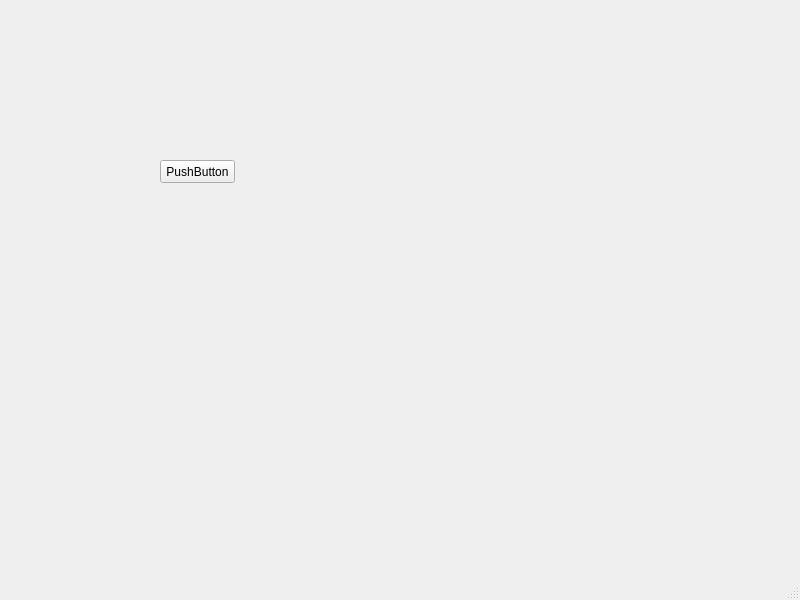
<?xml version="1.0" encoding="UTF-8"?>
<ui version="4.0">
 <class>Graph</class>
 <widget class="QMainWindow" name="Graph">
  <property name="geometry">
   <rect>
    <x>0</x>
    <y>0</y>
    <width>800</width>
    <height>600</height>
   </rect>
  </property>
  <property name="windowTitle">
   <string>Graph</string>
  </property>
  <widget class="QWidget" name="centralwidget">
   <widget class="QPushButton" name="pushButton">
    <property name="geometry">
     <rect>
      <x>160</x>
      <y>160</y>
      <width>75</width>
      <height>23</height>
     </rect>
    </property>
    <property name="text">
     <string>PushButton</string>
    </property>
   </widget>
  </widget>
  <widget class="QMenuBar" name="menubar">
   <property name="geometry">
    <rect>
     <x>0</x>
     <y>0</y>
     <width>800</width>
     <height>21</height>
    </rect>
   </property>
  </widget>
  <widget class="QStatusBar" name="statusbar"/>
 </widget>
 <resources/>
 <connections/>
</ui>
